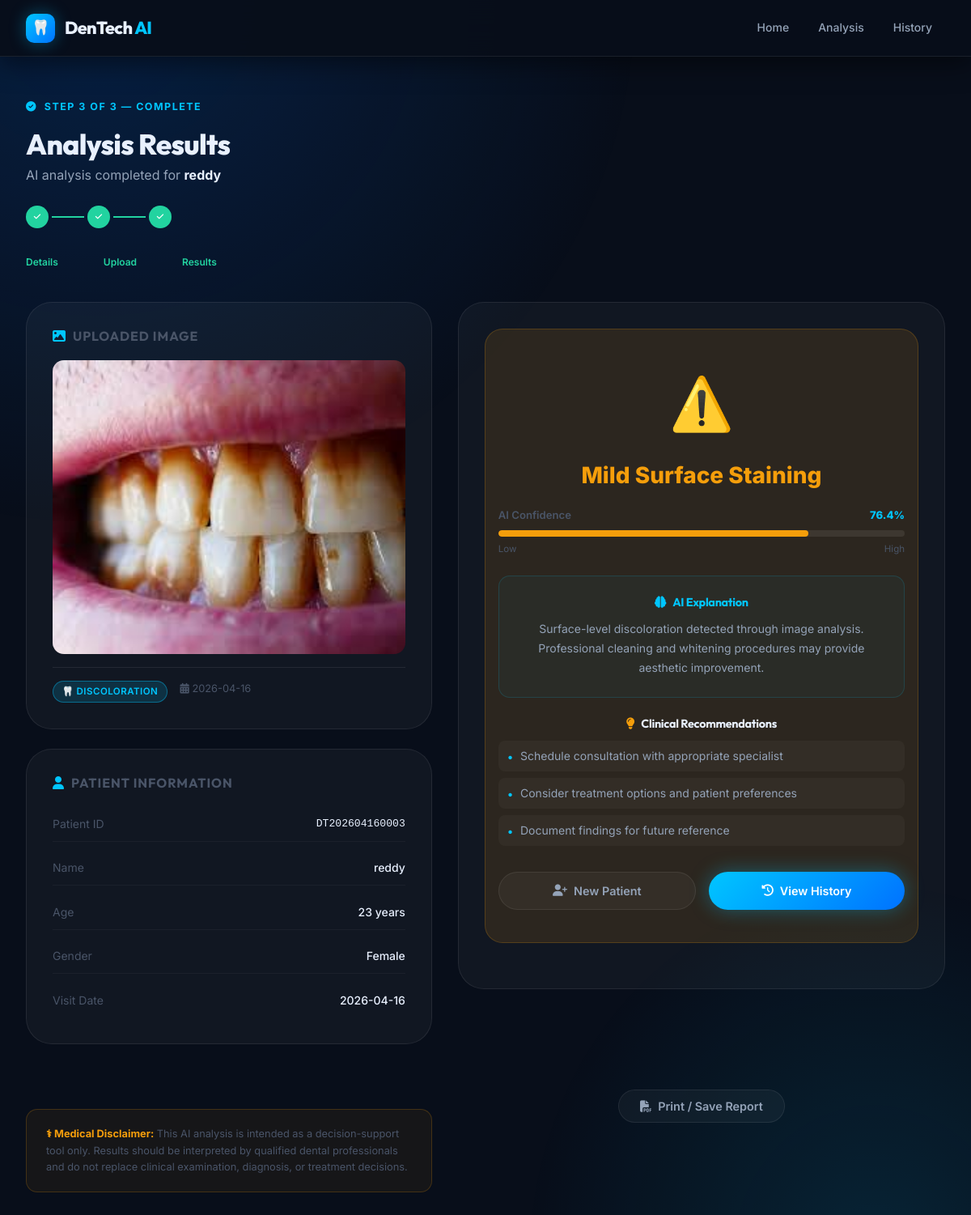
/results/DT202604160003, run on the app's committed database.
### tables this page shows
CREATE TABLE patients (
                patient_id TEXT PRIMARY KEY,
                name TEXT NOT NULL,
                age INTEGER NOT NULL,
                gender TEXT NOT NULL,
                visit_date DATE NOT NULL,
                notes TEXT,
                condition_type TEXT,
                prediction_result TEXT,
                confidence_score REAL,
                image_path TEXT,
                created_at TIMESTAMP DEFAULT CURRENT_TIMESTAMP
            );

### app.py (the view)
@app.route('/results/<patient_id>')
def results(patient_id):
    patient = db.get_patient_by_id(patient_id)
    if not patient:
        flash('Patient not found')
        return redirect(url_for('index'))
    return render_template('results.html', patient=patient)

### database.py (called while the page is built)
    def get_connection(self):
        conn = sqlite3.connect(self.db_name, timeout=30)
        conn.execute('PRAGMA busy_timeout = 30000')
        return conn

    def get_patient_by_id(self, patient_id):
        conn = self.get_connection()
        try:
            cursor = conn.cursor()
            cursor.execute('''
                SELECT * FROM patients WHERE patient_id = ?
            ''', (patient_id,))
            return cursor.fetchone()
        finally:
            conn.close()

### templates/results.html (shortened to what this page needs)
<!DOCTYPE html>
<html lang="en">
<head>
  <link rel="stylesheet" href="{{ url_for('static', filename='css/style.css') }}">
  <link href="https://cdnjs.cloudflare.com/ajax/libs/font-awesome/6.5.0/css/all.min.css" rel="stylesheet">
</head>
<body>
  <nav class="site-nav scrolled">
    <div class="nav-inner">
      <a href="{{ url_for('index') }}" class="nav-brand">
        <div class="nav-brand-icon">🦷</div>
        <span class="nav-brand-text">DenTech <span>AI</span></span>
      </a>
      <div class="nav-links">
        <a href="{{ url_for('index') }}"           class="nav-link">Home</a>
        <a href="{{ url_for('patient_details') }}" class="nav-link">Analysis</a>
        <a href="{{ url_for('patient_history') }}" class="nav-link">History</a>
      </div>
    </div>
  </nav>
  <div class="results-page">
    <div class="container">
      <div style="margin-bottom:1.5rem;" class="anim-fade-up anim-delay-1">
        <span class="section-eyebrow">
          <i class="fas fa-check-circle"></i> &nbsp;Step 3 of 3 — Complete
        </span>
        <h1 class="section-title" style="font-size:2.2rem;">Analysis Results</h1>
        <p style="color:var(--text-secondary);margin-top:.35rem;">AI analysis completed for <strong style="color:var(--text-primary);">{{ patient[1] }}</strong></p>
      </div>
      <div class="steps anim-fade-up anim-delay-1" style="margin-bottom:2.5rem;">
        <div class="step-item done"><div class="step-dot"><i class="fas fa-check" style="font-size:.6rem;"></i></div></div>
        <div class="step-connector done"></div>
        <div class="step-item done"><div class="step-dot"><i class="fas fa-check" style="font-size:.6rem;"></i></div></div>
        <div class="step-connector done"></div>
        <div class="step-item done"><div class="step-dot"><i class="fas fa-check" style="font-size:.6rem;"></i></div></div>
      </div>
      <div style="display:flex;gap:3.5rem;margin-bottom:2.5rem;font-size:.75rem;color:var(--success);font-weight:600;margin-top:-.5rem;" class="anim-fade-up anim-delay-1">
        <span>Details</span><span>Upload</span><span>Results</span>
      </div>
      <div class="results-grid">
        <div class="anim-fade-up anim-delay-2">
          <div class="result-panel" style="margin-bottom:1.5rem;">
            <h3 style="font-size:1rem;text-transform:uppercase;letter-spacing:.06em;color:var(--text-muted);margin-bottom:1.25rem;">
              <i class="fas fa-image" style="color:var(--accent);margin-right:.5rem;"></i>Uploaded Image
            </h3>
            <img class="result-image"
                 src="{{ url_for('static', filename='../uploads/' + patient[9]) }}"
                 alt="Uploaded dental image">
            <div style="display:flex;gap:1rem;flex-wrap:wrap;margin-top:1rem;padding-top:1rem;border-top:1px solid var(--border);">
              <span class="badge badge-accent">
                {% if patient[6] == 'hypodontia' %}🦴 Hypodontia{% else %}🦷 Discoloration{% endif %}
              </span>
              <span style="font-size:.8rem;color:var(--text-muted);">
                <i class="fas fa-calendar-alt"></i>
                {{ patient[10].split()[0] if patient[10] else 'N/A' }}
              </span>
            </div>
          </div>
          <div class="result-panel">
            <h3 style="font-size:1rem;text-transform:uppercase;letter-spacing:.06em;color:var(--text-muted);margin-bottom:1.25rem;">
              <i class="fas fa-user" style="color:var(--accent);margin-right:.5rem;"></i>Patient Information
            </h3>
            <div class="result-info-grid">
              <div class="result-info-row">
                <span class="result-info-key">Patient ID</span>
                <span class="result-info-val" style="font-family:monospace;font-size:.82rem;">{{ patient[0] }}</span>
              </div>
              <div class="result-info-row">
                <span class="result-info-key">Name</span>
                <span class="result-info-val">{{ patient[1] }}</span>
              </div>
              <div class="result-info-row">
                <span class="result-info-key">Age</span>
                <span class="result-info-val">{{ patient[2] }} years</span>
              </div>
              <div class="result-info-row">
                <span class="result-info-key">Gender</span>
                <span class="result-info-val">{{ patient[3] }}</span>
              </div>
              <div class="result-info-row">
                <span class="result-info-key">Visit Date</span>
                <span class="result-info-val">{{ patient[4] }}</span>
              </div>
            </div>
          </div>
        </div>
        <div class="anim-fade-up anim-delay-3">
          <div class="result-panel">
            <div class="result-status
              {% if 'No' in patient[7] or 'Normal' in patient[7] %}
                " style="background:var(--success-bg);border:1px solid rgba(34,211,160,.2);">
              <span class="result-emoji">✅</span>
              <div class="result-label" style="color:var(--success);">{{ patient[7] }}</div>
            {% elif 'Mild' in patient[7] %}
                " style="background:var(--warning-bg);border:1px solid rgba(245,158,11,.2);">
              <span class="result-emoji">⚠️</span>
              <div class="result-label" style="color:var(--warning);">{{ patient[7] }}</div>
            {% elif 'Moderate' in patient[7] %}
                " style="background:rgba(251,146,60,.08);border:1px solid rgba(251,146,60,.2);">
              <span class="result-emoji">🔶</span>
              <div class="result-label" style="color:#fb923c;">{{ patient[7] }}</div>
            {% else %}
                " style="background:var(--danger-bg);border:1px solid rgba(239,68,68,.2);">
              <span class="result-emoji">🔴</span>
              <div class="result-label" style="color:var(--danger);">{{ patient[7] }}</div>
            {% endif %}
            <div style="margin-top:1rem;">
              <div style="display:flex;justify-content:space-between;margin-bottom:.5rem;font-size:.82rem;">
                <span style="color:var(--text-muted);font-weight:600;">AI Confidence</span>
                <span style="font-weight:800;color:var(--accent);">{{ "%.1f"|format(patient[8]) }}%</span>
              </div>
              <div class="confidence-bar">
                <div class="confidence-fill" id="confFill" data-val="{{ patient[8] }}"></div>
              </div>
              <div style="display:flex;justify-content:space-between;font-size:.72rem;color:var(--text-muted);margin-top:.35rem;">
                <span>Low</span><span>High</span>
              </div>
            </div>
            <div class="ai-expl-box">
              <h4><i class="fas fa-brain" style="margin-right:.5rem;"></i>AI Explanation</h4>
              <p>
                {% if patient[6] == 'hypodontia' %}
                  {% if 'No' in patient[7] %}Normal tooth development pattern observed. All expected tooth structures are present in the X-ray image. No signs of missing or underdeveloped teeth detected.
                  {% elif 'Mild' in patient[7] %}Missing 1–2 teeth detected through X-ray analysis. This is a common developmental variation that may require orthodontic consultation for optimal treatment planning.
                  {% elif 'Moderate' in patient[7] %}Missing 3–5 teeth identified in the dental X-ray. Comprehensive treatment planning recommended with prosthodontic evaluation for potential replacement options.
                  {% else %}Significant tooth absence detected. A multidisciplinary approach is recommended involving orthodontics, prosthodontics, and possible implant consultation.
                  {% endif %}
                {% else %}
                  {% if 'No' in patient[7] %}Normal tooth coloration within healthy parameters detected. No significant discoloration requiring immediate intervention observed.
                  {% elif 'Mild' in patient[7] %}Surface-level discoloration detected through image analysis. Professional cleaning and whitening procedures may provide aesthetic improvement.
                  {% elif 'Moderate' in patient[7] %}Noticeable discoloration patterns identified. Consider professional whitening treatment or cosmetic consultation to address aesthetic concerns.
                  {% else %}Significant discoloration detected requiring professional evaluation. Comprehensive assessment recommended to determine underlying causes and treatment options.
                  {% endif %}
                {% endif %}
              </p>
            </div>
            <div>
              <h4 style="font-size:.9rem;color:var(--text-primary);margin-bottom:.75rem;">
                <i class="fas fa-lightbulb" style="color:var(--warning);margin-right:.5rem;"></i>Clinical Recommendations
              </h4>
              <ul class="reco-list">
                {% if 'No' in patient[7] or 'Normal' in patient[7] %}
                  <li>Continue regular dental check-ups and maintenance</li>
                  <li>Follow standard preventive care protocols</li>
                  <li>Monitor for any changes during routine visits</li>
                {% elif 'Mild' in patient[7] %}
                  <li>Schedule consultation with appropriate specialist</li>
                  <li>Consider treatment options and patient preferences</li>
                  <li>Document findings for future reference</li>
                {% else %}
                  <li>Immediate specialist consultation recommended</li>
                  <li>Comprehensive treatment planning required</li>
                  <li>Patient education regarding condition and options</li>
                  <li>Follow-up scheduling for progress monitoring</li>
                {% endif %}
              </ul>
            </div>
            <div class="result-actions">
              <a href="{{ url_for('patient_details') }}" class="btn btn-secondary">
                <i class="fas fa-user-plus"></i> New Patient
              </a>
              <a href="{{ url_for('patient_history') }}" class="btn btn-primary">
                <i class="fas fa-history"></i> View History
              </a>
            </div>
          </div>
        </div>
      </div>
      <div class="disclaimer-box anim-fade-up">
        <strong style="color:var(--warning);">⚕ Medical Disclaimer:</strong>
        This AI analysis is intended as a decision-support tool only. Results should be interpreted by qualified dental professionals
        and do not replace clinical examination, diagnosis, or treatment decisions.
      </div>
      <div style="text-align:center;margin-top:1.5rem;" class="anim-fade-up">
        <button class="btn btn-secondary" onclick="window.print()">
          <i class="fas fa-file-pdf"></i> Print / Save Report
        </button>
      </div>
    </div>
  </div>
</body>
</html>

### data on the page
patients: name "reddy", image_path (picture), created_at "2026-04-16", patient_id "DT202604160003", age "23", gender "Female", visit_date "2026-04-16", prediction_result "Mild Surface Staining", confidence_score "76.4"
